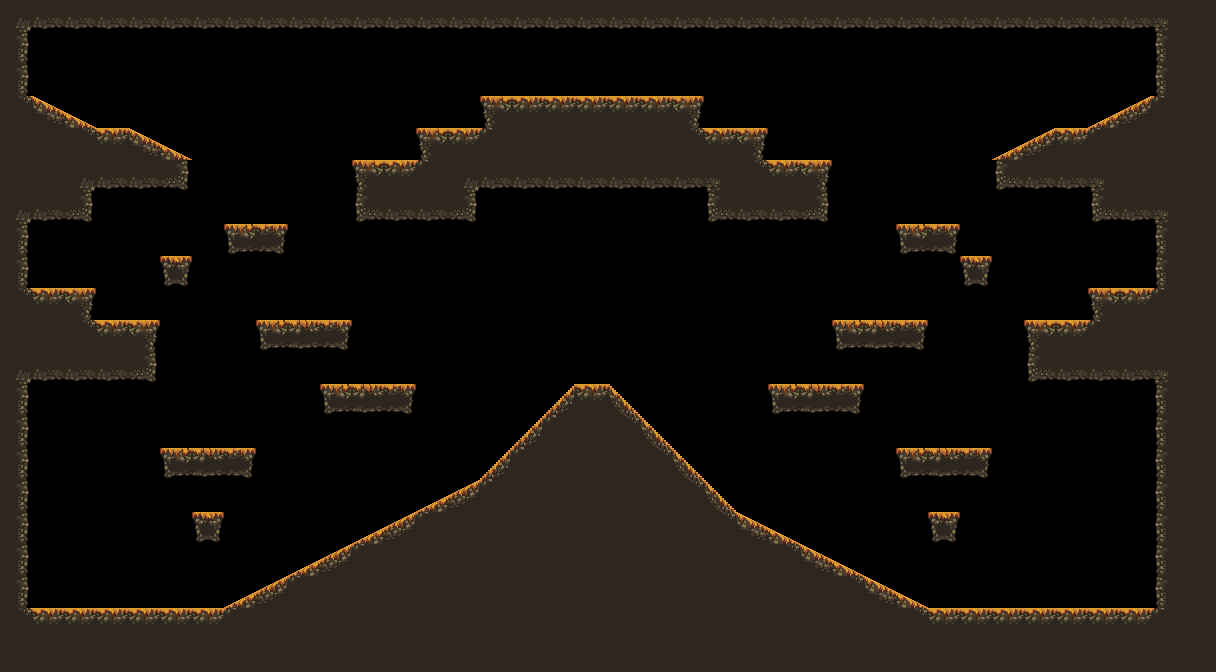

This is a level from a 2D game, rendered from its Tiled map with the project's own tilesets. A one-line summary and the complete map file follow:
An orthogonal 38x21 tile map with 32x32 px tiles, 1 tile layer (main) and 10 objects (boss_spawn, spawnPlayer3, spawnPlayer2, spawnPlayer1, spawnPlayer0, ...).

<map version="1.2" tiledversion="1.3.2" orientation="orthogonal" renderorder="right-down" compressionlevel="0" width="38" height="21" tilewidth="32" tileheight="32" infinite="0" nextlayerid="3" nextobjectid="13">
 <tileset firstgid="1" source="forest_fall_tile_set.tsx" />
 <layer id="1" name="main" width="38" height="21">
  <data encoding="csv">
5,22,22,22,22,22,22,22,22,22,22,22,22,22,22,22,22,22,22,22,22,22,22,22,22,22,22,22,22,22,22,22,22,22,22,22,6,12,
13,0,0,0,0,0,0,0,0,0,0,0,0,0,0,0,0,0,0,0,0,0,0,0,0,0,0,0,0,0,0,0,0,0,0,0,11,12,
13,0,0,0,0,0,0,0,0,0,0,0,0,0,0,0,0,0,0,0,0,0,0,0,0,0,0,0,0,0,0,0,0,0,0,0,11,12,
17,25,26,0,0,0,0,0,0,0,0,0,0,0,0,1,2,2,2,2,2,3,0,0,0,0,0,0,0,0,0,0,0,0,27,28,18,12,
12,12,17,2,25,26,0,0,0,0,0,0,0,1,2,18,12,12,12,12,12,17,2,3,0,0,0,0,0,0,0,27,28,2,18,12,12,12,
12,12,5,22,22,23,0,0,0,0,0,1,2,18,5,22,22,22,22,22,22,22,6,17,2,3,0,0,0,0,0,21,22,22,6,12,12,12,
5,22,23,0,0,0,0,0,0,0,0,21,22,22,23,0,0,0,0,0,0,0,21,22,22,23,0,0,0,0,0,0,0,0,21,22,6,12,
13,0,0,0,0,0,0,31,33,0,0,0,0,0,0,0,0,0,0,0,0,0,0,0,0,0,0,0,31,33,0,0,0,0,0,0,11,12,
13,0,0,0,0,34,0,0,0,0,0,0,0,0,0,0,0,0,0,0,0,0,0,0,0,0,0,0,0,0,34,0,0,0,0,0,11,12,
17,2,3,0,0,0,0,0,0,0,0,0,0,0,0,0,0,0,0,0,0,0,0,0,0,0,0,0,0,0,0,0,0,0,1,2,18,12,
12,12,17,2,3,0,0,0,31,32,33,0,0,0,0,0,0,0,0,0,0,0,0,0,0,0,31,32,33,0,0,0,1,2,18,12,12,12,
5,22,22,22,23,0,0,0,0,0,0,0,0,0,0,0,0,0,0,0,0,0,0,0,0,0,0,0,0,0,0,0,21,22,22,22,6,12,
13,0,0,0,0,0,0,0,0,0,31,32,33,0,0,0,0,8,2,7,0,0,0,0,31,32,33,0,0,0,0,0,0,0,0,0,11,12,
13,0,0,0,0,0,0,0,0,0,0,0,0,0,0,0,8,18,12,17,7,0,0,0,0,0,0,0,0,0,0,0,0,0,0,0,11,12,
13,0,0,0,0,31,32,33,0,0,0,0,0,0,0,8,18,12,12,12,17,7,0,0,0,0,0,0,31,32,33,0,0,0,0,0,11,12,
13,0,0,0,0,0,0,0,0,0,0,0,0,27,28,18,12,12,12,12,12,17,7,0,0,0,0,0,0,0,0,0,0,0,0,0,11,12,
13,0,0,0,0,0,34,0,0,0,0,27,28,18,12,12,12,12,12,12,12,12,17,25,26,0,0,0,0,34,0,0,0,0,0,0,11,12,
13,0,0,0,0,0,0,0,0,27,28,18,12,12,12,12,12,12,12,12,12,12,12,12,17,25,26,0,0,0,0,0,0,0,0,0,11,12,
13,0,0,0,0,0,0,27,28,18,12,12,12,12,12,12,12,12,12,12,12,12,12,12,12,12,17,25,26,0,0,0,0,0,0,0,11,12,
17,2,2,2,2,2,2,18,12,12,12,12,12,12,12,12,12,12,12,12,12,12,12,12,12,12,12,12,17,2,2,2,2,2,2,2,18,12,
12,12,12,12,12,12,12,12,12,12,12,12,12,12,12,12,12,12,12,12,12,12,12,12,12,12,12,12,12,12,12,12,12,12,12,12,12,12
</data>
 </layer>
 <objectgroup id="2" name="objects">
  <object id="2" name="boss_spawn" x="585.597" y="314.514" />
  <object id="6" name="spawnPlayer3" x="1089.68" y="483.056" />
  <object id="5" name="spawnPlayer2" x="1063.47" y="67.4031" />
  <object id="1" name="spawnPlayer1" x="97.9634" y="490.001" />
  <object id="4" name="spawnPlayer0" x="123.572" y="74.8923" />
  <object id="10" name="spawnCrown3" x="990.451" y="559.82" />
  <object id="9" name="spawnCrown2" x="1011.05" y="99.2324" />
  <object id="11" name="spawnCrown1" x="168.508" y="556.076" />
  <object id="7" name="spawnCrown0" x="177.869" y="110.466" />
  <object id="8" name="spawn" x="395.057" y="91.7431" />
 </objectgroup>
</map>
